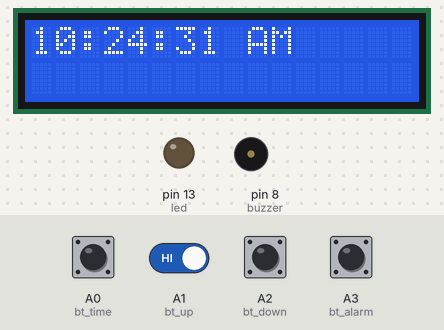
Simulated run of this sketch. Board: Arduino Uno, built with avr-gcc and run on an emulated ATmega328P. On the bench: 16×2 character LCD, output pins drawn as LEDs (lit = HIGH), buzzer (waves = sounding, pin HIGH). Inputs (shaded band) come from the test bench; at power-on: A0 (bt_time), A1 (bt_up), A2 (bt_down), A3 (bt_alarm) HIGH. The local clock reads 2024-03-15 10:24:30 at power-on unless the sketch sets it; EEPROM starts erased.

Above: at 1.2 s.
1.3 s: A3 (bt_alarm) pulled LOW for 0.15 s
At 1.47 s:
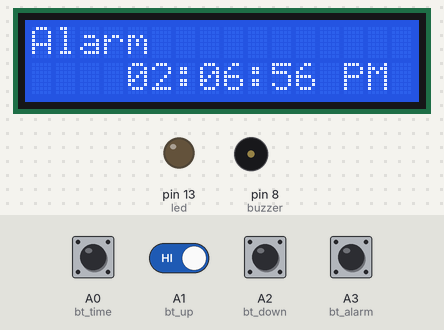
3.1 s: A0 (bt_time) pulled LOW for 0.15 s
At 3.9 s:
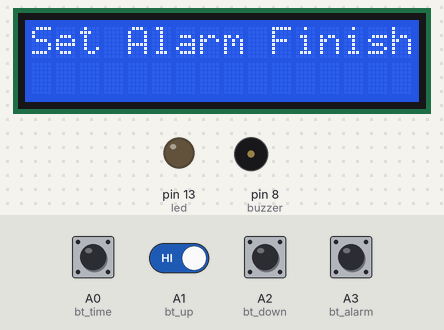
5.7 s: A0 (bt_time) pulled LOW for 1 s
At 6.02 s:
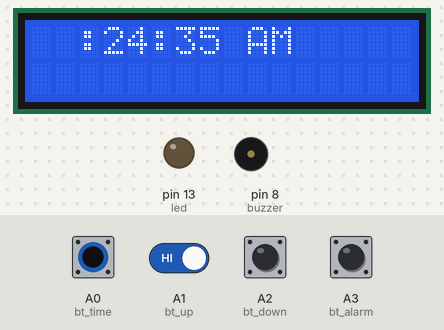
8.2 s: A3 (bt_alarm) pulled LOW for 1 s
At 8.9 s:
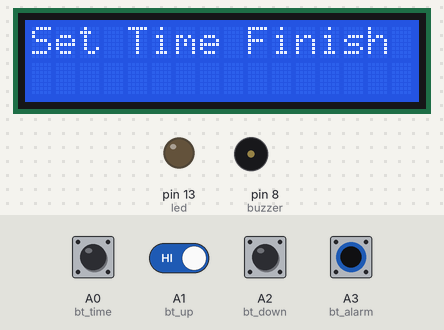
10.7 s: A1 (bt_up) driven LOW and A3 (bt_alarm) driven LOW
At 10.84 s:
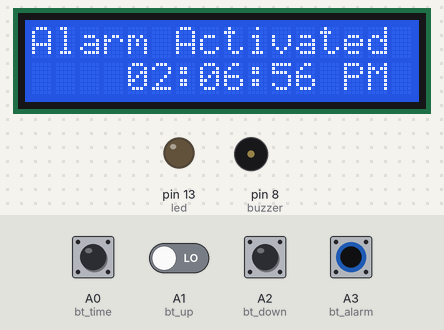

Measured:
- after the input at 1.3 s, the display: first changes at once (image 1 shows a later state)
- after the input at 8.2 s, the display: first differs from a run without the input after 0.14 s (image 4 shows a later state)
- after the input at 10.7 s, the display: changes after 0.10 s (image 5)
- what the display in image 2 shows lasts 0.6 s, from 3.4 s to 4.0 s

The sketch:

Real_Time_Clock_With_Alarm.ino
```cpp
#include <DS3231.h>// RTC3231 Library
#include <Wire.h>  // i2C Conection Library
#include <LiquidCrystal.h>
#include <EEPROM.h>

LiquidCrystal lcd(2, 3, 4, 5, 6, 7); //Arduino pins to lcd

#define bt_time   A0
#define bt_up     A1
#define bt_down   A2
#define bt_alarm  A3

#define buzzer 8
#define led 13

DS3231  rtc(SDA, SCL);

Time  t;

int hh = 0, mm = 0, ss = 0;


int AlarmHH  = 2, AlarmMM  = 6, AlarmSS  = 56, setMode = 0, setAlarm = 0, alarmMode=0;
String AlarmAP="PM";
String ap;
int stop =0, mode=0, flag=0;

//Eeprom Store Variable
uint8_t HH;
uint8_t MM;

void setup(){
  Serial.begin(9600);
   rtc.begin();

 pinMode(bt_time,  INPUT_PULLUP);
 pinMode(bt_up,    INPUT_PULLUP);
 pinMode(bt_down,  INPUT_PULLUP);
 pinMode(bt_alarm, INPUT_PULLUP);

 pinMode(buzzer, OUTPUT);
 pinMode(led, OUTPUT);

  lcd.begin(16, 2);
  lcd.setCursor(0,0);  //Show "TIME" on the LCD

stop=EEPROM.read(50);
if(stop==0){
}else{WriteEeprom ();}

EEPROM.write(50,0);

ReadEeprom();
}


void loop(){
t = rtc.getTime();

if (setMode == 0){//if set time is not pressed
hh = t.hour,DEC;
mm = t.min,DEC;
ss = t.sec,DEC;
}

if(hh==13){
hh=1;
}
if(hh==14){
hh=2;
}
if(hh==15){
hh=3;
}
if(hh==16){
hh=4;
}
if(hh==17){
hh=5;
}
if(hh==18){
hh=6;
}
if(hh==19){
hh=7;
}
if(hh==20){
hh=8;
}
if(hh==21){
hh=9;
}
if(hh==22){
hh=10;
}
if(hh==23){
hh=11;
}
if(hh==00){
hh=12;
}
  if(setAlarm==0){//if set alarm is not pressed show timing
  lcd.setCursor(0,0);
  lcd.print((hh/10)%10);
  lcd.print(hh % 10);
  lcd.print(":");
  lcd.print((mm/10)%10);
  lcd.print(mm % 10);
  lcd.print(":");
  lcd.print((ss/10)%10);
  lcd.print(ss % 10);
  lcd.print(" ");

 if(t.hour<12){
  if(ap=="PM"){
    lcd.print("PM");
    ap="PM";
  }
  else{
  lcd.print("AM");
  ap="AM";
  }
  }
 else{
 if(ap=="AM"){
    lcd.print("AM");
    ap="AM";
  }
  else{
  lcd.print("PM");
  ap="PM";
  }
  }
  }


setupClock();//work of setting time
setTimer();//alarm
delay (100);
blinking();

//Alarm ,when the buzzer will go off
if (alarmMode==1 && mode==1 && hh==AlarmHH && mm==AlarmMM && ss<=30 && ap==AlarmAP) {
  digitalWrite(led, HIGH);
  digitalWrite(buzzer, HIGH);

delay (300);
digitalWrite(led, LOW);
digitalWrite(buzzer, LOW);

}
else{digitalWrite(led, LOW);digitalWrite(buzzer, LOW);}


delay (100);
}


void blinking (){
//BLINKING SCREEN
if (setAlarm <2 && setMode == 1){lcd.setCursor(0,0);  lcd.print("  ");}
if (setAlarm <2 && setMode == 2){lcd.setCursor(3,0);  lcd.print("  ");}
if (setAlarm <2 && setMode == 3){lcd.setCursor(6,0);  lcd.print("  ");}
if (setAlarm <2 && setMode == 4){lcd.setCursor(9,0);  lcd.print("  ");}
//Alarm
if (setMode == 0 && setAlarm == 1){lcd.setCursor(6,0); lcd.print("           "); }
if (setMode == 0 && setAlarm == 2){lcd.setCursor(4,1); lcd.print("  "); }
if (setMode == 0 && setAlarm == 3){lcd.setCursor(7,1); lcd.print("  "); }
if (setMode == 0 && setAlarm == 4){lcd.setCursor(10,1);lcd.print("  "); }
if (setMode == 0 && setAlarm == 5){lcd.setCursor(13,1);lcd.print("  "); }
}

//work of setting time
void setupClock (void) {
   //after setting time confirmation the lcd will show upated clock time
    if (setMode == 5){
    lcd.setCursor (0,0);
    lcd.print (F("Set Time Finish "));
    delay (600);
    rtc.setTime (hh, mm, ss);
    lcd.clear();
    setMode = 0;
    }
    //after setting alarm confirmation the lcd will show originalclock time
    if (setAlarm == 6){
    lcd.setCursor (0,0);
    lcd.print (F("Set Alarm Finish"));
    lcd.setCursor (0,1);
    lcd.print (F("               "));
    WriteEeprom();
    delay (600);
    lcd.clear();
    setAlarm=0;
    alarmMode=1;
    }
   //if alarm is set alarmmode will be 0 so that alarm can be set again
 if (setAlarm >0){ alarmMode=0;}
    // avoid button crash
 if(digitalRead (bt_time) == 0 && flag==0) {flag=1;
 if(setAlarm>0){setAlarm=6;}
 else{setMode = setMode+1;}
 }
  // avoid button crash
 if(digitalRead (bt_alarm) == 0 && flag==0){flag=1;
 if(setMode>0){setMode=5;}
  else{setAlarm = setAlarm+1;}
  lcd.clear();}

if(digitalRead (bt_time) == 1 && digitalRead (bt_alarm) == 1){flag=0;}
  //up button
 if(digitalRead (bt_up) == 0){
            if (setAlarm<2 && setMode==1)hh=hh+1;
            if (setAlarm<2 && setMode==2)mm=mm+1;
            if (setAlarm<2 && setMode==3)ss=ss+1;
            if (setAlarm<2 && setMode==4 && ap=="PM"){ap="AM";}
            //Alarm
            if (setMode==0 && setAlarm==1)mode=1;
            if (setMode==0 && setAlarm==2 )AlarmHH=AlarmHH+1;
            if (setMode==0 && setAlarm==3 )AlarmMM=AlarmMM+1;
            if (setMode==0 && setAlarm==4 )AlarmSS=AlarmSS+1;
            if (setMode==0 && setAlarm==5 && AlarmAP=="PM")AlarmAP="AM";

if(hh>23)hh=0;
if(mm>59)mm=0;
if(ss>59)ss=0;
if(AlarmHH>23)AlarmHH=0;
if(AlarmMM>59)AlarmMM=0;
if(AlarmSS>59)AlarmSS=0;
}
//down button
if(digitalRead (bt_down) == 0){
            if (setAlarm<2 && setMode==1)hh=hh-1;
            if (setAlarm<2 && setMode==2)mm=mm-1;
            if (setAlarm<2 && setMode==3)ss=ss-1;
            if (setAlarm<2 && setMode==4 && ap=="AM"){ap="PM";}
            //Alarm
            if (setMode==0 && setAlarm==1 )mode=0;
            if (setMode==0 && setAlarm==2 )AlarmHH=AlarmHH-1;
            if (setMode==0 && setAlarm==3 )AlarmMM=AlarmMM-1;
            if (setMode==0 && setAlarm==4 )AlarmSS=AlarmSS-1;
            if (setMode==0 && setAlarm==5 && AlarmAP=="AM")AlarmAP="PM";
if(hh<0)hh=23;
if(mm<0)mm=59;
if(ss<0)ss=59;
if(AlarmHH<0)AlarmHH=23;
if(AlarmMM<0)AlarmMM=59;
if(AlarmSS<0)AlarmSS=59;
 }

}


void setTimer (){
  //Alarm

if(AlarmHH==13){
AlarmHH=1;
}
if(AlarmHH==14){
AlarmHH=2;
}
if(AlarmHH==15){
AlarmHH=3;
}
if(AlarmHH==16){
AlarmHH=4;
}
if(AlarmHH==17){
AlarmHH=5;
}
if(AlarmHH==18){
AlarmHH=6;
}
if(AlarmHH==19){
AlarmHH=7;
}
if(AlarmHH==20){
AlarmHH=8;
}
if(AlarmHH==21){
AlarmHH=9;
}
if(AlarmHH==22){
AlarmHH=10;
}
if(AlarmHH==23){
AlarmHH=11;
}
if(AlarmHH==00){
AlarmHH=12;
}
 if (setMode == 0 && setAlarm >0){
  lcd.setCursor (0,0);
  lcd.print("Alarm ");
 if(mode==0){lcd.print("Deactivate");}
        else{lcd.print("Activated ");}

  lcd.setCursor (4,1);
  lcd.print((AlarmHH/10)%10);
  lcd.print(AlarmHH % 10);
  lcd.print(":");
  lcd.print((AlarmMM/10)%10);
  lcd.print(AlarmMM % 10);
  lcd.print(":");
  lcd.print((AlarmSS/10)%10);
  lcd.print(AlarmSS % 10);
  lcd.print(" ");
  lcd.print(AlarmAP);
 }
}

void ReadEeprom () {
  AlarmHH=EEPROM.read(1);
  AlarmMM=EEPROM.read(2);
  AlarmSS=EEPROM.read(3);

  mode=EEPROM.read(4);
}

void WriteEeprom () {
  EEPROM.write(1,AlarmHH);
  EEPROM.write(2,AlarmMM);
  EEPROM.write(3,AlarmSS);

  EEPROM.write(4,mode);
}
```
